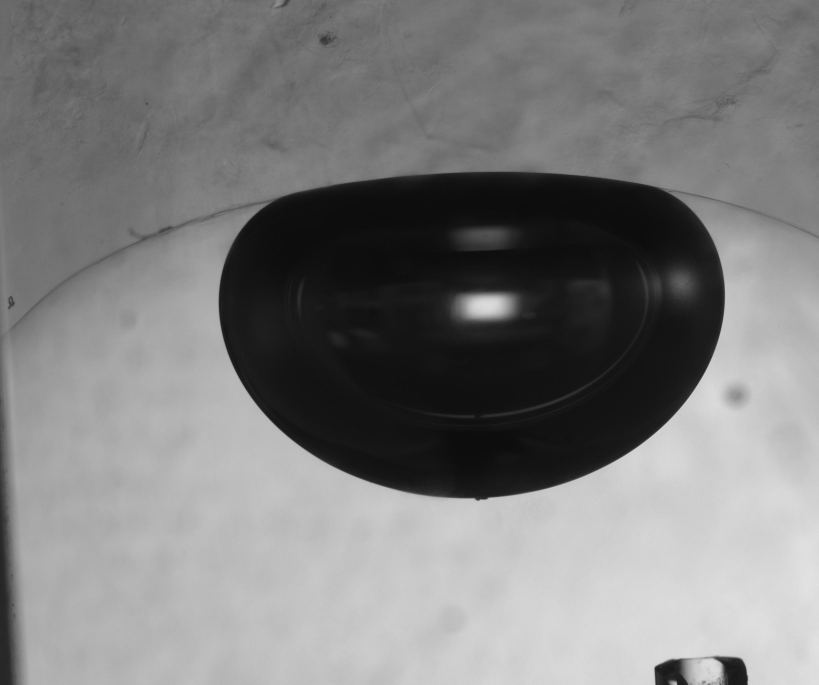
#> input picture computer-vision-laplacian/071318.jpg, 2456 x 2054 px (shown at 1/3 size)
$ jupyter execute --allow-errors cp_research.ipynb
#> lines starting #> are read from the running program, lines starting #| are printed output that depends on the picture
[cell 1]
from PIL import Image, ImageFilter
import numpy as np
import cv2 as cv
import pandas as pd
import matplotlib.pyplot as plt

[cell 2]
# load in image
i = '071318.jpg'
img = Image.open(i)
#> img is the input picture: PIL image 2456x2054 L; min 10, max 228, mean 125.5

[cell 3]
# resize and take a look
w,h = img.size
#> w = 2456; h = 2054
img = img.resize((w//3,h//3))
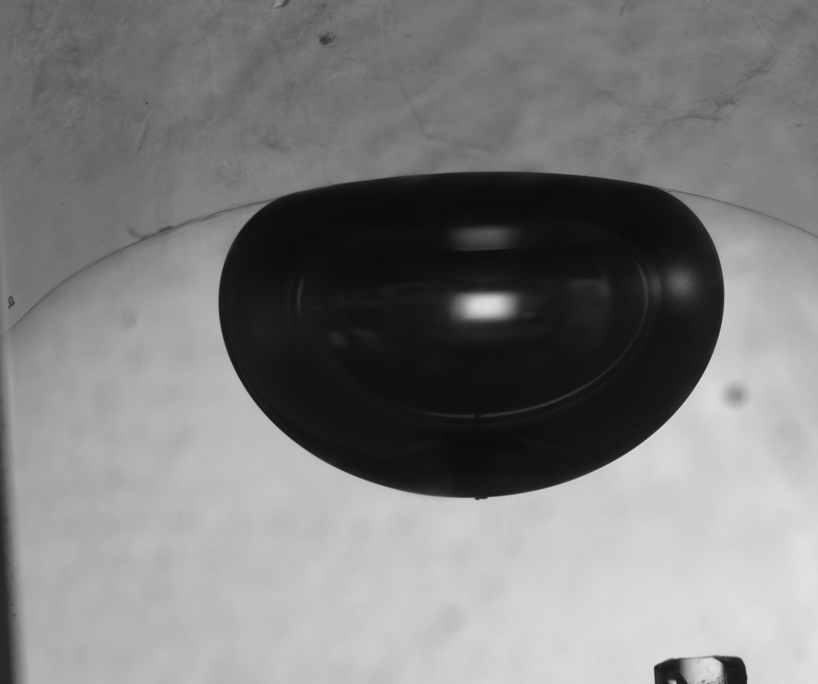
#> img: PIL image 818x684 L; min 11, max 226, mean 125.5

## How can we remove the background noise?

Bubble is dark/black with some white spots from reflections, and some light grey areas surrounding it.
1. Apply a Gaussian blurring filter to remove some reflection noise
2. Apply threshold that is above all the surrounding greys, where white = 255 and black = 0

[cell 4]
img = img.filter(ImageFilter.GaussianBlur(radius = 5))
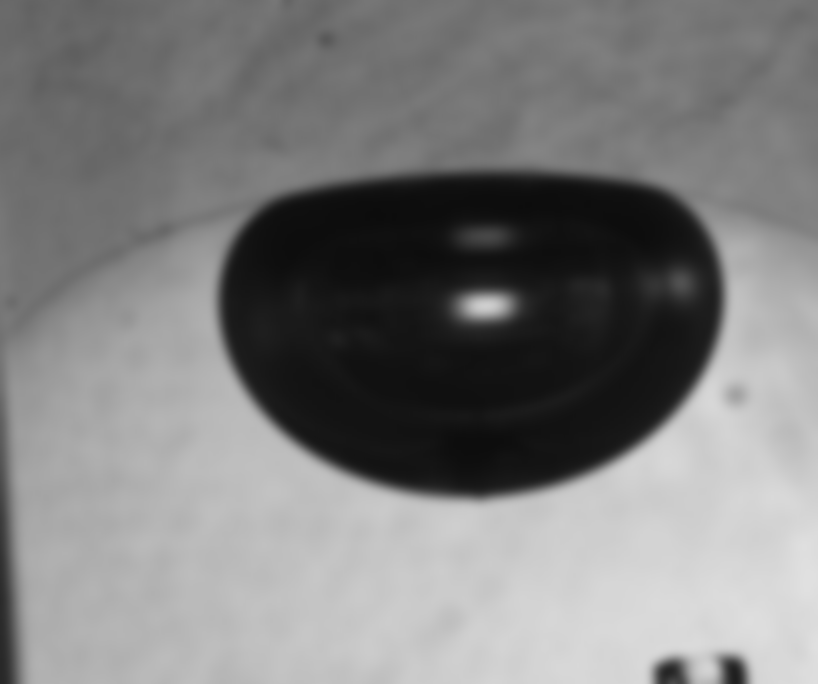
#> img: PIL image 818x684 L; min 12, max 224, mean 125.4

[cell 5]
img

[cell 6]
# set threshold for greyscale to B/W
threshold = 90

# convert image to a list of pixels
pixels = list(img.getdata())
#> pixels = 559512 items

def extract_color(lst):
    return np.array(list(zip(*lst))[0])

# determine if pixel is above threshold and set black, else set as white
#> (the rest of this cell did not finish here and is left out)
